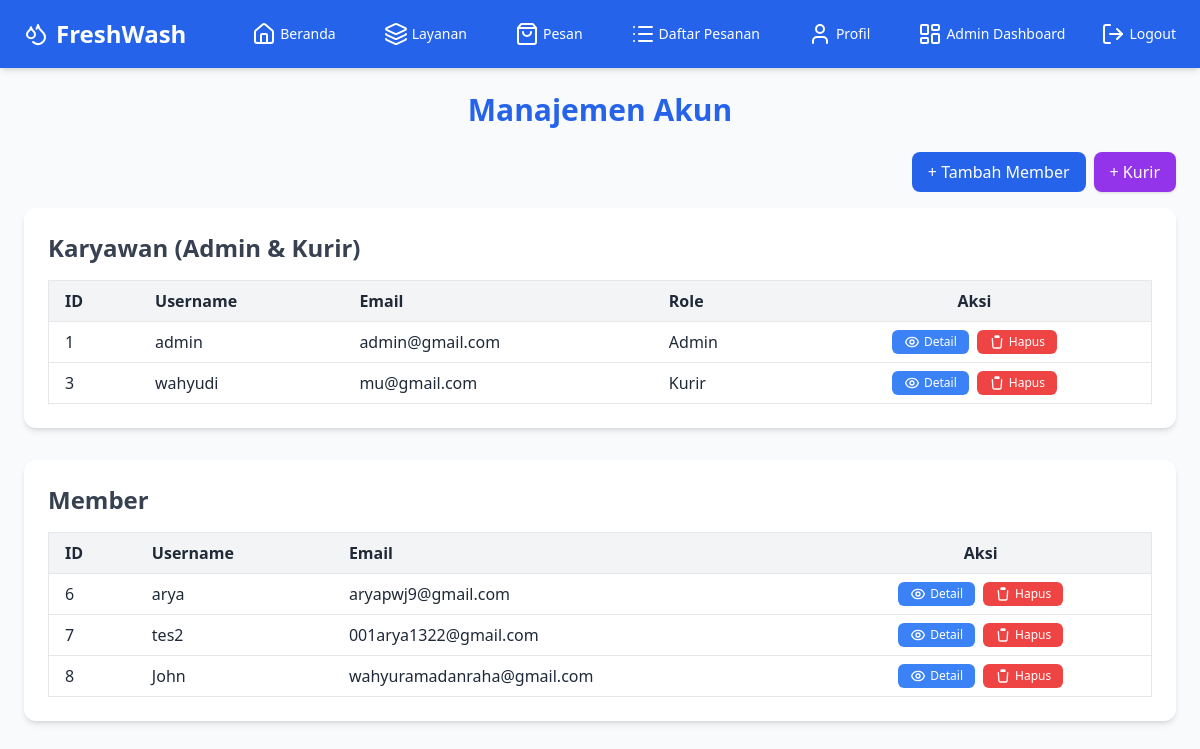
Screenshot of /accounts/manage/ (signed in) with the database file from the repository.
### accounts/models.py (models this page shows, shortened)
class User(AbstractUser):
    is_customer = models.BooleanField(default=True)
    is_courier = models.BooleanField(default=False)
    is_staff_member = models.BooleanField(default=False)
    phone = models.CharField(max_length=20, blank=True, null=True)
    address = models.TextField(blank=True, null=True)
    is_verified = models.BooleanField(default=False)

### accounts/views.py (the view)
# urls.py: path('manage/', views.manage_users, name='manage_users'),
@login_required
@user_passes_test(admin_required)
def manage_users(request):
    users = User.objects.all()
    users_data = []
    for u in users:
        users_data.append({
            "id": u.id,
            "username": u.username,
            "email": u.email,
            "first_name": u.first_name,
            "last_name": u.last_name,
            "is_staff": u.is_staff,
            "is_courier": getattr(u, "is_courier", False),
            "date_joined": u.date_joined.strftime("%Y-%m-%d %H:%M:%S") if u.date_joined else "-",
            "last_login": u.last_login.strftime("%Y-%m-%d %H:%M:%S") if u.last_login else "-",
        })
    return render(request, 'accounts/manage_users.html', {'users_data': users_data})

### accounts/views.py (called while the page is built)
def admin_required(user):
    return user.is_staff

### accounts/templates/accounts/manage_users.html (shortened to what this page needs)
{% extends 'base.html' %}
{% block content %}
<div x-data="{ open: false, user: {} }" class="min-h-screen bg-gray-50 p-6">
  <h1 class="text-3xl font-bold text-blue-600 mb-6 text-center">Manajemen Akun</h1>
  <div class="flex justify-end mb-4 gap-2">
    <a href="{% url 'accounts:add_user' %}" class="bg-blue-600 text-white px-4 py-2 rounded-lg hover:bg-blue-700 transition">
      + Tambah Member
    </a>
    <a href="{% url 'accounts:add_courier' %}" class="bg-purple-600 text-white px-4 py-2 rounded-lg hover:bg-purple-700 shadow transition">
      + Kurir
    </a>
  </div>
  <div class="bg-white p-6 rounded-xl shadow-md overflow-x-auto mb-8">
    <h2 class="text-2xl font-semibold text-gray-700 mb-4">Karyawan (Admin & Kurir)</h2>
    <table class="min-w-full border border-gray-200 rounded-lg">
      <thead class="bg-gray-100">
        <tr>
          <th class="px-4 py-2 text-left">ID</th>
          <th class="px-4 py-2 text-left">Username</th>
          <th class="px-4 py-2 text-left">Email</th>
          <th class="px-4 py-2 text-left">Role</th>
          <th class="px-4 py-2 text-center">Aksi</th>
        </tr>
      </thead>
      <tbody>
        {% for u in users_data %}
          {% if u.is_staff or u.is_courier %}
          <tr class="border-t hover:bg-blue-50 transition">
            <td class="px-4 py-2">{{ u.id }}</td>
            <td class="px-4 py-2">{{ u.username }}</td>
            <td class="px-4 py-2">{{ u.email }}</td>
            <td class="px-4 py-2">{% if u.is_staff %}Admin{% else %}Kurir{% endif %}</td>
            <td class="px-4 py-2 text-center flex justify-center gap-2">
              <button
                @click="user = {
                  id: '{{ u.id }}',
                  username: '{{ u.username|escapejs }}',
                  first_name: '{{ u.first_name|escapejs }}',
                  last_name: '{{ u.last_name|escapejs }}',
                  email: '{{ u.email|escapejs }}',
                  role: '{{ u.is_staff|yesno:'Admin,Kurir' }}',
                }; open = true"
                class="flex items-center gap-1 bg-blue-500 hover:bg-blue-600 text-white px-3 py-1 rounded-md text-xs transition"
              >
                Detail
              </button>
              <form action="{% url 'accounts:delete_user' u.id %}" method="post" class="inline">
                <button type="submit" onclick="return confirm('Yakin ingin menghapus pengguna ini?')"
                  class="flex items-center gap-1 bg-red-500 hover:bg-red-600 text-white px-3 py-1 rounded-md text-xs transition">
                  <svg xmlns="http://www.w3.org/2000/svg" class="w-4 h-4" fill="none" viewBox="0 0 24 24" stroke="currentColor">
                    <path stroke-linecap="round" stroke-linejoin="round" stroke-width="2"
                          d="M19 7l-.867 12.142A2 2 0 0116.138 21H7.862a2 2 0 01-1.995-1.858L5 7m5-4h4a1 1 0 011 1v1H9V4a1 1 0 011-1z" />
                  </svg>
                  Hapus
                </button>
              </form>
            </td>
          </tr>
          {% endif %}
        {% empty %}
        <tr>
          <td colspan="5" class="text-center py-4 text-gray-500">Belum ada karyawan.</td>
        </tr>
        {% endfor %}
      </tbody>
    </table>
  </div>
  <div class="bg-white p-6 rounded-xl shadow-md overflow-x-auto">
    <h2 class="text-2xl font-semibold text-gray-700 mb-4">Member</h2>
    <table class="min-w-full border border-gray-200 rounded-lg">
      <thead class="bg-gray-100">
        <tr>
          <th class="px-4 py-2 text-left">ID</th>
          <th class="px-4 py-2 text-left">Username</th>
          <th class="px-4 py-2 text-left">Email</th>
          <th class="px-4 py-2 text-center">Aksi</th>
        </tr>
      </thead>
      <tbody>
        {% for u in users_data %}
          {% if not u.is_staff and not u.is_courier %}
          <tr class="border-t hover:bg-blue-50 transition">
            <td class="px-4 py-2">{{ u.id }}</td>
            <td class="px-4 py-2">{{ u.username }}</td>
            <td class="px-4 py-2">{{ u.email }}</td>
            <td class="px-4 py-2 text-center flex justify-center gap-2">
              <button
                @click="user = {
                  id: '{{ u.id }}',
                  username: '{{ u.username|escapejs }}',
                  first_name: '{{ u.first_name|escapejs }}',
                  last_name: '{{ u.last_name|escapejs }}',
                  email: '{{ u.email|escapejs }}',
                  role: `{% if u.is_staff %}Admin{% elif u.is_courier %}Kurir{% else %}Member{% endif %}`,
                }; open = true"
                class="flex items-center gap-1 bg-blue-500 hover:bg-blue-600 text-white px-3 py-1 rounded-md text-xs transition"
              >
                Detail
              </button>
              <form action="{% url 'accounts:delete_user' u.id %}" method="post" class="inline">
                <button type="submit" onclick="return confirm('Yakin ingin menghapus pengguna ini?')"
                  class="flex items-center gap-1 bg-red-500 hover:bg-red-600 text-white px-3 py-1 rounded-md text-xs transition">
                  <svg xmlns="http://www.w3.org/2000/svg" class="w-4 h-4" fill="none" viewBox="0 0 24 24" stroke="currentColor">
                    <path stroke-linecap="round" stroke-linejoin="round" stroke-width="2"
                          d="M19 7l-.867 12.142A2 2 0 0116.138 21H7.862a2 2 0 01-1.995-1.858L5 7m5-4h4a1 1 0 011 1v1H9V4a1 1 0 011-1z" />
                  </svg>
                  Hapus
                </button>
              </form>
            </td>
          </tr>
          {% endif %}
        {% empty %}
        <tr>
          <td colspan="4" class="text-center py-4 text-gray-500">Belum ada member.</td>
        </tr>
        {% endfor %}
      </tbody>
    </table>
  </div>
</div>
{% endblock %}

### rows the page displays
User: username "admin", email "admin@gmail.com"
User: username "wahyudi", email "mu@gmail.com"
User: username "arya", email "aryapwj9@gmail.com"
User: username "tes2", email "001arya1322@gmail.com"
User: username "John", email "wahyuramadanraha@gmail.com"

### other values shown
{{ u.id }} "1" "3"
{{ u.id }} "6" "7" "8"
